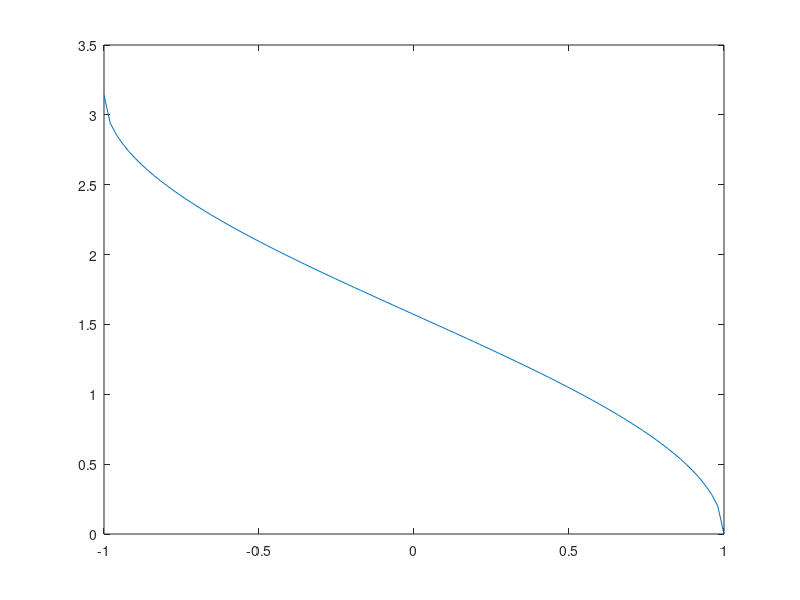

Recreate this plot in MATLAB.
% Regression test function (black blox) for FreeMat v4.0.0
% This function is autogenerated by helpgen.
function bbtest_success = bbtest_acos
  bbtest_success = 1;
NumErrors = 0;
try
  t = linspace(-1,1);

catch
  NumErrors = NumErrors + 1;
end
try
  plot(t,acos(t))

catch
  NumErrors = NumErrors + 1;
end
try
  mprint('acosplot');

catch
  NumErrors = NumErrors + 1;
end
if (NumErrors ~= 0) bbtest_success = 0; return; end
